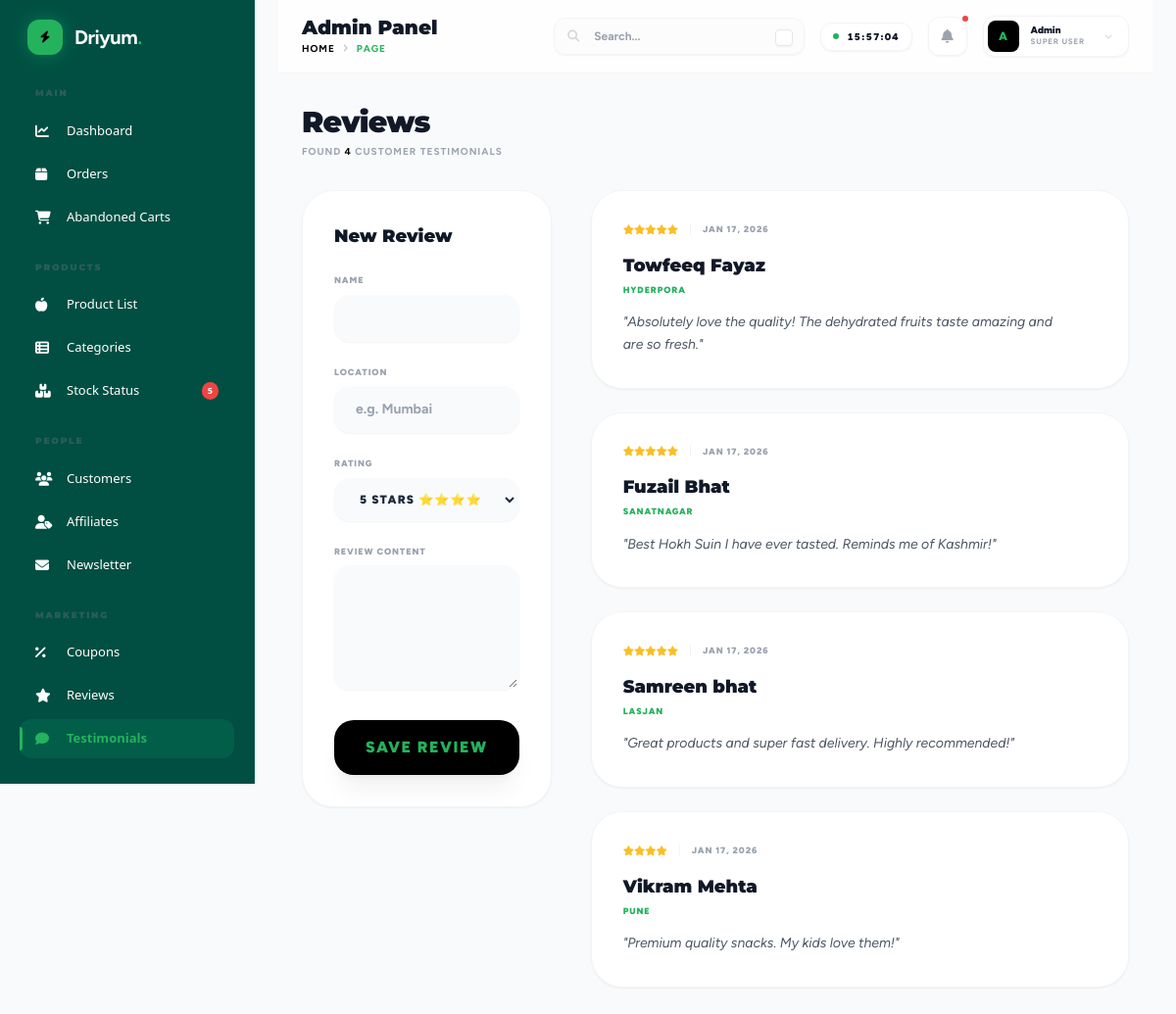
Page /admin/manage_testimonials.php (signed in) on the committed database.
### tables this page shows
CREATE TABLE `testimonials` (
  `id` int(11) NOT NULL,
  `name` varchar(255) NOT NULL,
  `location` varchar(255) DEFAULT NULL,
  `message` text NOT NULL,
  `rating` int(11) DEFAULT 5,
  `is_active` tinyint(1) DEFAULT 1,
  `created_at` timestamp NOT NULL DEFAULT current_timestamp()
);

### includes/functions.php (called while the page is built, shortened)
<?php
require_once __DIR__ . '/../config/database.php';
function get_pagination_data($query, $params = [], $per_page = 10) {
    $page = isset($_GET['page']) ? (int)$_GET['page'] : 1;
    $count_query = "SELECT COUNT(*) as total FROM ($query) as t";
    $total_res = fetch_one($count_query, $params);
    $total_records = $total_res['total'] ?? 0;
    $total_pages = ceil($total_records / $per_page);
    $offset = ($page - 1) * $per_page;
    $paginated_query = $query . " LIMIT $per_page OFFSET $offset";
    $records = fetch_all($paginated_query, $params);
    return [
        'records' => $records,
        'current_page' => $page,
        'total_pages' => $total_pages,
        'total_records' => $total_records,
        'per_page' => $per_page
    ];
}

### config/database.php (called while the page is built, shortened)
<?php
function get_db_connection() {
    static $conn = null;
    if ($conn === null) {
        $conn = @mysqli_connect(DB_HOST, DB_USER, DB_PASS, DB_NAME);
        mysqli_set_charset($conn, "utf8mb4");
        mysqli_query($conn, "SET time_zone = '+05:30'");
    }
    return $conn;
}
function execute_query($sql, $params = []) {
    $conn = get_db_connection();
    if (!empty($params)) {
        $stmt = mysqli_prepare($conn, $sql);
        if ($stmt) {
            $types = '';
            $values = [];
            foreach ($params as $param) {
                if (is_int($param)) {
                    $types .= 'i';
                } elseif (is_double($param)) {
                    $types .= 'd';
                } else {
                    $types .= 's';
                }
                $values[] = $param;
            }
            mysqli_stmt_bind_param($stmt, $types, ...$values);
            $result = mysqli_stmt_get_result($stmt);
            return $result;
        }
        return false;
    }
    return mysqli_query($conn, $sql);
}
function fetch_all($sql, $params = []) {
    $result = execute_query($sql, $params);
    if ($result) {
        $rows = [];
        while ($row = mysqli_fetch_assoc($result)) {
            $rows[] = $row;
        }
        return $rows;
    }
    return [];
}
function fetch_one($sql, $params = []) {
    $result = execute_query($sql, $params);
    if ($result) {
        return mysqli_fetch_assoc($result);
    }
    return null;
}

### admin/manage_testimonials.php (the view, shortened to what this page needs)
<?php
include 'includes/header.php';
$query = "SELECT * FROM testimonials ORDER BY created_at DESC";
$pagination = get_pagination_data($query, [], 10);
$reviews = $pagination['records'];
$edit_data = null;
?>
<div class="mb-8 flex flex-col md:flex-row justify-between items-start md:items-center gap-6 anim-up">
    <div>
        <h1 class="text-3xl font-black text-gray-900 crimson-pro tracking-tight">Reviews</h1>
        <p class="text-[10px] font-bold text-gray-400 uppercase tracking-widest mt-1">Found <span class="text-black"><?php echo $pagination['total_records']; ?></span> customer testimonials</p>
    </div>
</div>
<div class="grid grid-cols-1 lg:grid-cols-12 gap-10">
    <div class="lg:col-span-4">
        <div class="bg-white rounded-[32px] shadow-sm border border-gray-100 p-8 sticky top-10 anim-up">
            <h3 class="text-lg font-black crimson-pro mb-6 text-gray-900"><?php echo $edit_data ? 'Update Review' : 'New Review'; ?></h3>
            <form method="POST" class="space-y-6">
                <div>
                    <label class="block text-[9px] font-black uppercase tracking-widest text-gray-400 mb-2">Name</label>
                    <input type="text" name="name" value="<?php echo htmlspecialchars($edit_data['name'] ?? ''); ?>" required class="w-full bg-gray-50 border-2 border-transparent focus:border-black rounded-2xl px-5 py-3 text-sm font-bold shadow-sm transition-all outline-none">
                </div>
                <div>
                    <label class="block text-[9px] font-black uppercase tracking-widest text-gray-400 mb-2">Location</label>
                    <input type="text" name="location" value="<?php echo htmlspecialchars($edit_data['location'] ?? ''); ?>" placeholder="e.g. Mumbai" class="w-full bg-gray-50 border-2 border-transparent focus:border-black rounded-2xl px-5 py-3 text-sm font-bold shadow-sm transition-all outline-none">
                </div>
                <div>
                    <label class="block text-[9px] font-black uppercase tracking-widest text-gray-400 mb-2">Rating</label>
                    <select name="rating" class="w-full bg-gray-50 border-2 border-transparent focus:border-black rounded-2xl px-5 py-3 text-xs font-black uppercase tracking-widest shadow-sm transition-all outline-none">
                        <?php $curr_rating = $edit_data['rating'] ?? 5; ?>
                        <option value="5" <?php echo $curr_rating==5?'selected':''; ?>>5 Stars ⭐⭐⭐⭐⭐</option>
                    </select>
                </div>
                <div>
                    <label class="block text-[9px] font-black uppercase tracking-widest text-gray-400 mb-2">Review Content</label>
                    <textarea name="message" rows="4" required class="w-full bg-gray-50 border-2 border-transparent focus:border-black rounded-2xl px-5 py-4 text-sm font-medium shadow-sm transition-all outline-none leading-relaxed"><?php echo htmlspecialchars($edit_data['message'] ?? ''); ?></textarea>
                </div>
                <button type="submit" class="w-full bg-black text-[#24B25D] py-4 rounded-[20px] font-black uppercase tracking-widest shadow-xl shadow-black/5 hover:scale-[1.02] active:scale-95 transition-all">
                    <?php echo $edit_data ? 'Save Changes' : 'Save Review'; ?>
                </button>
            </form>
        </div>
    </div>
    <div class="lg:col-span-8 space-y-6">
        <?php foreach($reviews as $r): ?>
        <div class="bg-white p-8 rounded-[32px] border border-gray-100 shadow-sm hover:border-black transition-all flex justify-between items-start group <?php echo ($edit_data && $edit_data['id'] == $r['id']) ? 'border-2 border-black bg-gray-50' : ''; ?> anim-up">
            <div class="flex-1">
                <div class="flex items-center gap-3 mb-4">
                    <div class="flex text-amber-400 text-[10px]">
                        <?php for($i=0; $i<$r['rating']; $i++) echo '<i class="fas fa-star"></i>'; ?>
                    </div>
                    <span class="text-[9px] font-black text-gray-400 uppercase tracking-widest"><?php echo date('M d, Y', strtotime($r['created_at'])); ?></span>
                </div>
                <h4 class="text-lg font-black text-gray-900 mb-1"><?php echo htmlspecialchars($r['name']); ?></h4>
                <p class="text-[9px] font-black text-[#24B25D] uppercase tracking-widest mb-4"><?php echo htmlspecialchars($r['location']); ?></p>
                <p class="text-gray-600 text-sm leading-relaxed italic">"<?php echo htmlspecialchars($r['message']); ?>"</p>
            </div>
        </div>
        <?php endforeach; ?>
    </div>
</div>
<?php include 'includes/footer.php'; ?>

### assets/css/chunky.css (style rules this page uses)
:root { --color-bg: #FFFEDC; --color-primary: #24B25D; --color-primary-dark: #17775D; --color-text: #111827; --color-bg-card: #ffffff; --shadow-chunk: 0 8px 0 rgba(0, 0, 0, 0.05), 0 12px 24px rgba(0, 0, 0, 0.1); --shadow-float: 0 10px 30px -5px rgba(25, 220, 126, 0.3); --font-heading: 'Montserrat', sans-serif; --font-body: 'Figtree', sans-serif; --font-cute: 'Delius', cursive; --radius-l: 24px; --radius-xl: 40px; --radius-pill: 100px; }
.anim-up { animation: anim-up 0.6s cubic-bezier(0.34, 1.56, 0.64, 1) forwards; }
body { background-color: var(--color-bg); color: var(--color-text); font-family: var(--font-body); -webkit-font-smoothing: antialiased; overflow-x: clip; }
h1, h2, h3, h4, h5, h6 { font-family: var(--font-heading); }
:root { --heading-clamp: clamp(2.5rem, 8vw, 6rem); --subheading-clamp: clamp(1.25rem, 3vw, 2.5rem); }

### admin/includes/header.php (style rules this page uses)
body { font-family: 'Figtree', sans-serif; background-color: #fcfdfe; color: #1e293b; }
.crimson-pro { font-family: 'Montserrat', sans-serif; }
.anim-up { animation: slideIn 0.3s ease-out forwards; }

### rows in the picture
testimonials: rating 5 (drawn), created_at "JAN 17, 2026", name "Towfeeq Fayaz", location "HYDERPORA", message "Absolutely love the quality! The dehydrated fruits taste amazing and are so fresh."
testimonials: rating 5 (drawn), created_at "JAN 17, 2026", name "Fuzail Bhat", location "SANATNAGAR", message "Best Hokh Suin I have ever tasted. Reminds me of Kashmir!"
testimonials: rating 5 (drawn), created_at "JAN 17, 2026", name "Samreen bhat", location "LASJAN", message "Great products and super fast delivery. Highly recommended!"
testimonials: rating 4 (drawn), created_at "JAN 17, 2026", name "Vikram Mehta", location "PUNE", message "Premium quality snacks. My kids love them!"

### other values in the picture
$low_stock_count "5"
$page_titles[$curr_page] "Admin Panel"
$page_titles[$curr_page] "PAGE"
$pagination['total_records'] "4"
